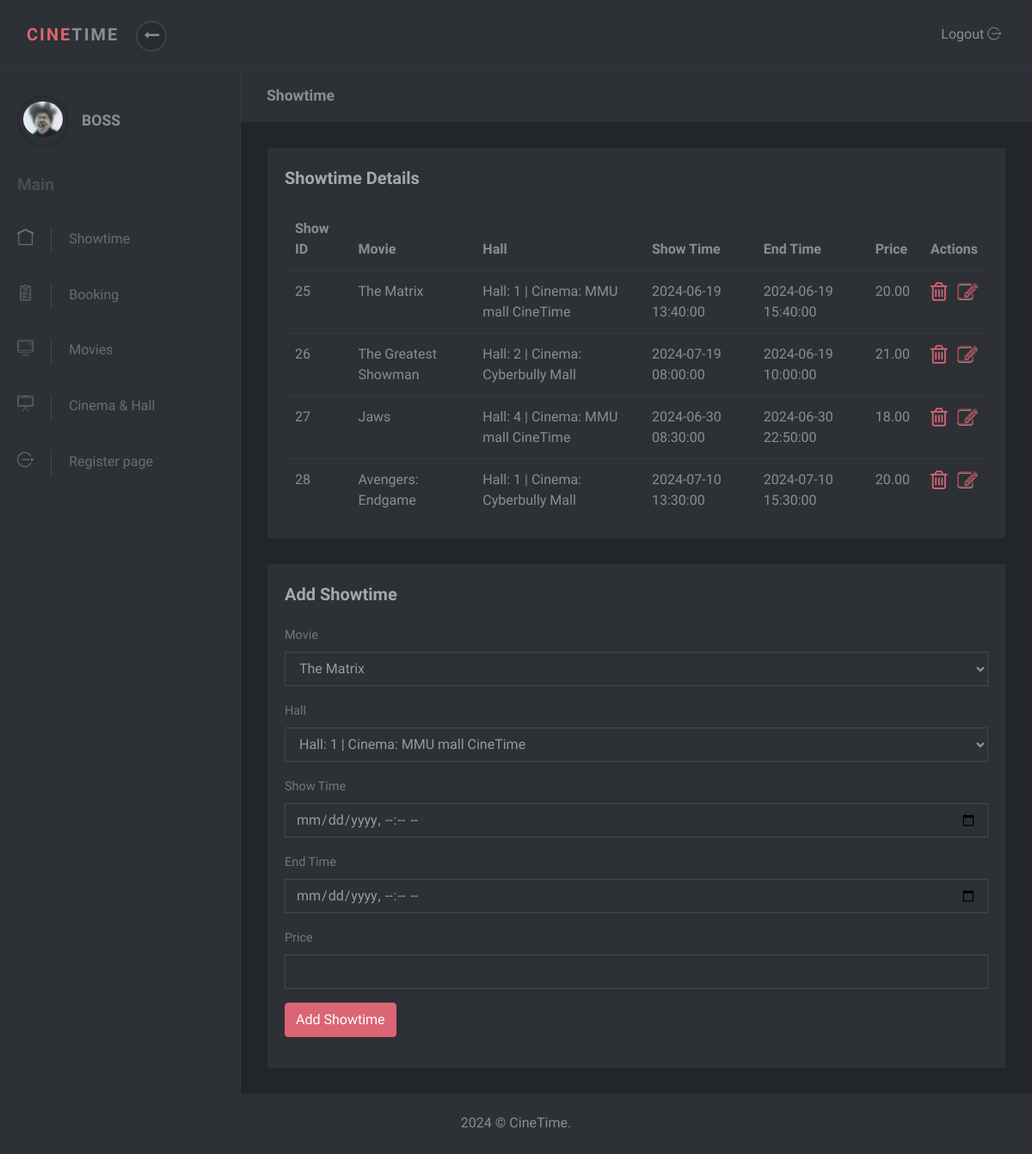
Page /Userpage/admin/home.php (signed in) on the committed database.
### tables this page shows
CREATE TABLE `showtime` (
  `show_id` int(10) NOT NULL,
  `Movie_id` int(10) NOT NULL,
  `Hall_id` int(10) NOT NULL,
  `show_time` datetime NOT NULL,
  `end_time` datetime NOT NULL,
  `price` decimal(5,2) NOT NULL
);

CREATE TABLE `movie` (
  `movie_id` int(10) NOT NULL,
  `status` int(1) NOT NULL DEFAULT 0,
  `title` varchar(255) NOT NULL,
  `genre` varchar(255) NOT NULL,
  `director` varchar(255) NOT NULL,
  `cast` text NOT NULL,
  `synopsis` text NOT NULL,
  `duration` int(3) NOT NULL,
  `release_date` date NOT NULL,
  `poster_path` longblob NOT NULL,
  `trailers_path` varchar(255) NOT NULL
);

CREATE TABLE `hall` (
  `hall_id` int(10) NOT NULL,
  `hall_num` int(10) NOT NULL,
  `cinema_id` int(10) NOT NULL,
  `number_of_seat` int(10) NOT NULL
);

CREATE TABLE `cinema` (
  `cinema_id` int(10) NOT NULL,
  `name` varchar(255) NOT NULL,
  `location` varchar(255) NOT NULL,
  `city` varchar(255) NOT NULL,
  `num_of_hall` int(10) NOT NULL
);

### Userpage/admin/showtime.php (the view, shortened to what this page needs)
<div class="page-content">
  <div class="page-header">
    <div class="container-fluid">
      <h2 class="h5 no-margin-bottom">Showtime</h2>
    </div>
  </div>
  <div class="tilted-container">
    <section class="no-padding-top no-padding-bottom">
      <div class="container-fluid">
        <div class="row">
          <div class="col-lg-12">
            <div class="block margin-bottom-sm tilted-content">
              <div class="title"><strong>Showtime Details</strong></div>
              <div class="table-responsive">
                <?php include("connect.php");
                $query = "SELECT * FROM showtime";
                $result = mysqli_query($conn, $query);
                if (mysqli_num_rows($result) > 0) {
                    echo '<table class="table">';
                    echo '<thead>';
                    echo '<tr>';
                    echo '<th>Show ID</th>';
                    echo '<th>Movie</th>';
                    echo '<th>Hall</th>';
                    echo '<th>Show Time</th>';
                    echo '<th>End Time</th>';
                    echo '<th>Price</th>';
                    echo '<th>Actions</th>';
                    echo '</tr>';
                    echo '</thead>';
                    echo '<tbody>';
                    while ($row = mysqli_fetch_assoc($result)) {
                        $movieQuery = "SELECT title FROM movie WHERE movie_id = " . $row['Movie_id'];
                        $movieResult = mysqli_query($conn, $movieQuery);
                        $movieRow = mysqli_fetch_assoc($movieResult);
                        $hallQuery = "SELECT hall_num, cinema_id FROM hall WHERE hall_id = " . $row['Hall_id'];
                        $hallResult = mysqli_query($conn, $hallQuery);
                        $hallRow = mysqli_fetch_assoc($hallResult);
                        $cinemaQuery = "SELECT name FROM cinema WHERE cinema_id = " . $hallRow['cinema_id'];
                        $cinemaResult = mysqli_query($conn, $cinemaQuery);
                        $cinemaRow = mysqli_fetch_assoc($cinemaResult);
                        echo '<tr>';
                        echo '<td>' . $row['show_id'] . '</td>';
                        echo '<td>' . $movieRow['title'] . '</td>';
                        echo '<td>' . 'Hall: ' . $hallRow['hall_num'] . ' |  Cinema: ' . $cinemaRow['name'] . '</td>';
                        echo '<td>' . $row['show_time'] . '</td>';
                        echo '<td>' . $row['end_time'] . '</td>';
                        echo '<td>' . $row['price'] . '</td>';
                        echo '<td>
                                <button type="button" data-toggle="modal" data-target="#editModal' . $row['show_id'] . '" class="close" ><i class="fa fa-edit" style="color:#ff4759;"></i></button>
                                <a class="fa fa-trash-o" style="font-size:25px" href="delete_showtime.php?show_id='. $row['show_id'].'" onclick="return confirmDelete();"></a>
                              </td>';
                        echo '</tr>';
                    }
                    echo '</tbody>';
                    echo '</table>';
                } else {
                    echo 'No showtime details found.';
                }
                ?>
              </div>
            </div>
          </div>
        </div>
      </div>
    </section>
    <section class="no-padding-top no-padding-bottom">
      <div class="container-fluid">
        <div class="row">
          <div class="col-lg-12">
            <div class="block margin-bottom-sm">
              <div class="title"><strong>Add Showtime</strong></div>
              <div class="table-responsive">
                <div class="block-body">
                  <form method="post" action="submit_showtime.php">
                    <div class="form-group">
                      <label class="form-control-label">Movie</label>
                      <select name="movie_id" class="form-control">
                        <?php
                          $query = "SELECT movie_id, title FROM movie WHERE status = 0";
                          $result = mysqli_query($conn, $query);
                          while ($row = mysqli_fetch_assoc($result)) {
                            echo '<option value="' . $row['movie_id'] . '">' . $row['title'] . '</option>';
                          }
                        ?>
                      </select>
                    </div>
                    <div class="form-group">
                      <label class="form-control-label">Hall</label>
                      <select name="hall_id" class="form-control">
                        <?php
                          $query = "SELECT hall_id, hall_num, cinema_id FROM hall";
                          $result = mysqli_query($conn, $query);
                          while ($row = mysqli_fetch_assoc($result)) {
                            $cinemaQuery = "SELECT name FROM cinema WHERE cinema_id = " . $row['cinema_id'];
                            $cinemaResult = mysqli_query($conn, $cinemaQuery);
                            $cinemaRow = mysqli_fetch_assoc($cinemaResult);
                            echo '<option value="'. $row['hall_id']. '">Hall: '. $row['hall_num'] . ' |  Cinema: ' . $cinemaRow['name'] . '</option>';
                          }
                        ?>
                      </select>
                    </div>
                    <div class="form-group">
                      <label class="form-control-label">Show Time</label>
                      <input type="datetime-local" name="show_time" class="form-control" required>
                    </div>
                    <div class="form-group">
                      <label class="form-control-label">End Time</label>
                      <input type="datetime-local" name="end_time" class="form-control" required>
                    </div>
                    <div class="form-group">
                      <label class="form-control-label">Price</label>
                      <input type="number" name="price" class="form-control" required>
                    </div>
                    <div class="form-group">
                      <input type="submit" value="Add Showtime" class="btn btn-primary">
                    </div>
                  </form>
                </div>
              </div>
            </div>
          </div>
        </div>
      </div>
    </section>
  </div>
</div>

### Userpage/admin/home.php (shortened to what this page needs)
<?php
  include("connect.php");
?>
<!DOCTYPE html>
<html>
  <head>
    <link rel="stylesheet" href="vendor/bootstrap/css/bootstrap.min.css">
    <link rel="stylesheet" href="vendor/font-awesome/css/font-awesome.min.css">
    <link rel="stylesheet" href="css/font.css">
    <link rel="stylesheet" href="css/style.default.css" id="theme-stylesheet">
    <link rel="stylesheet" href="css/custom.css">
    <link rel="stylesheet" href="https://cdnjs.cloudflare.com/ajax/libs/font-awesome/4.7.0/css/font-awesome.min.css">
  </head>
  <body>
    <header class="header">
      <nav class="navbar navbar-expand-lg">
        <div class="container-fluid d-flex align-items-center justify-content-between">
          <div class="navbar-header">
            <a href="home.php" class="navbar-brand">
              <div class="brand-text brand-big visible text-uppercase"><strong class="text-primary">Cine</strong><strong>Time</strong></div>
              <div class="brand-text brand-sm"><strong class="text-primary">C</strong><strong>T</strong></div></a>
            <button class="sidebar-toggle"><i class="fa fa-long-arrow-left"></i></button>
          </div>
            <div class="list-inline-item logout">                   <a id="logout" href="index.php" class="nav-link">Logout <i class="icon-logout"></i></a></div>
          </div>
      </nav>
    </header>
    <div class="d-flex align-items-stretch">
      <nav id="sidebar">
        <div class="sidebar-header d-flex align-items-center">
          <div class="avatar"><img src="img/user.png" alt="..." class="img-fluid rounded-circle"></div>
            <div class="title">
            <h1 class="h5">
              <?php
               echo  $_SESSION['admin_name'];
              ?>
            </h1>
          </div>
        </div>
        <span class="heading">Main</span>
          <ul class="list-unstyled">
            <li><a href="home.php?show=showtime"><i class="icon-home"></i>Showtime</a></li>
            <li><a href="home.php?show=booking"><i class="icon-padnote"></i>Booking</a></li>
            <li><a href="home.php?show=movie"> <i class="icon icon-computer"></i>Movies</a></li>
                <?php
                  if ($_SESSION['is_super_admin'] == 1) {
                      echo '<li> <a href="home.php?show=cinema"> <i class="icon-writing-whiteboard"></i>Cinema & Hall </a></li>';
                      echo '<li><a href="register.php"> <i class="icon-logout"></i>Register page </a></li>';
                    }
                  ?>
        </ul>
      </nav>
        <?php
          if (isset($_GET['show']) && $_GET['show'] == 'showtime') {
            include("showtime.php");
          } else if (isset($_GET['show']) && $_GET['show'] == 'forms') {
            include("forms.php");
          } else if (isset($_GET['show']) && $_GET['show'] == 'tables') {
            include("tables.php");
          } else if (isset($_GET['show']) && $_GET['show'] == 'booking') {
            include("booking.php");
          } elseif (isset($_GET['show']) && $_GET['show'] == 'movie') {
            include("movie.php");
          } elseif (isset($_GET['show']) && $_GET['show'] == 'cinema') {
            include("cinema.php");
          } else {
            include("showtime.php");
          }
        ?>
        <footer class="footer">
          <div class="footer__block block no-margin-bottom">
            <div class="container-fluid text-center">
               <p class="no-margin-bottom">2024 &copy; CineTime.</p>
            </div>
          </div>
        </footer>
      </div>
  </body>
</html>

### rows in the picture
showtime: show_id "25", Movie.title "The Matrix", Hall.hall_num "1", cinema.name "MMU mall CineTime", show_time "2024-06-19 13:40:00", end_time "2024-06-19 15:40:00", price "20.00"
showtime: show_id "26", Movie.title "The Greatest Showman", Hall.hall_num "2", cinema.name "Cyberbully Mall", show_time "2024-07-19 08:00:00", end_time "2024-06-19 10:00:00", price "21.00"
showtime: show_id "27", Movie.title "Jaws", Hall.hall_num "4", cinema.name "MMU mall CineTime", show_time "2024-06-30 08:30:00", end_time "2024-06-30 22:50:00", price "18.00"
showtime: show_id "28", Movie.title "Avengers: Endgame", Hall.hall_num "1", cinema.name "Cyberbully Mall", show_time "2024-07-10 13:30:00", end_time "2024-07-10 15:30:00", price "20.00"

### other values in the picture
$_SESSION['admin_name'] "BOSS"
form field movie_id "The Matrix"
